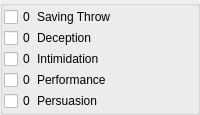
          <widget class="QGroupBox" name="groupBox_9">
           <property name="title">
            <string/>
           </property>
           <layout class="QFormLayout" name="formLayout_5">
            <property name="horizontalSpacing">
             <number>1</number>
            </property>
            <property name="verticalSpacing">
             <number>1</number>
            </property>
            <property name="leftMargin">
             <number>1</number>
            </property>
            <property name="topMargin">
             <number>1</number>
            </property>
            <property name="rightMargin">
             <number>1</number>
            </property>
            <property name="bottomMargin">
             <number>1</number>
            </property>
            <item row="0" column="0">
             <widget class="QCheckBox" name="checkBox_5">
              <property name="sizePolicy">
               <sizepolicy hsizetype="Fixed" vsizetype="Fixed">
                <horstretch>0</horstretch>
                <verstretch>0</verstretch>
               </sizepolicy>
              </property>
              <property name="text">
               <string>0</string>
              </property>
             </widget>
            </item>
            <item row="0" column="1">
             <widget class="QLabel" name="label_29">
              <property name="text">
               <string>Saving Throw</string>
              </property>
             </widget>
            </item>
            <item row="1" column="0">
             <widget class="QCheckBox" name="checkBox_11">
              <property name="sizePolicy">
               <sizepolicy hsizetype="Fixed" vsizetype="Fixed">
                <horstretch>0</horstretch>
                <verstretch>0</verstretch>
               </sizepolicy>
              </property>
              <property name="text">
               <string>0</string>
              </property>
             </widget>
            </item>
            <item row="1" column="1">
             <widget class="QLabel" name="label_35">
              <property name="text">
               <string>Deception</string>
              </property>
             </widget>
            </item>
            <item row="2" column="0">
             <widget class="QCheckBox" name="checkBox_14">
              <property name="sizePolicy">
               <sizepolicy hsizetype="Fixed" vsizetype="Fixed">
                <horstretch>0</horstretch>
                <verstretch>0</verstretch>
               </sizepolicy>
              </property>
              <property name="text">
               <string>0</string>
              </property>
             </widget>
            </item>
            <item row="2" column="1">
             <widget class="QLabel" name="label_45">
              <property name="text">
               <string>Intimidation</string>
              </property>
             </widget>
            </item>
            <item row="3" column="0">
             <widget class="QCheckBox" name="checkBox_19">
              <property name="sizePolicy">
               <sizepolicy hsizetype="Fixed" vsizetype="Fixed">
                <horstretch>0</horstretch>
                <verstretch>0</verstretch>
               </sizepolicy>
              </property>
              <property name="text">
               <string>0</string>
              </property>
             </widget>
            </item>
            <item row="3" column="1">
             <widget class="QLabel" name="label_55">
              <property name="text">
               <string>Performance</string>
              </property>
             </widget>
            </item>
            <item row="4" column="0">
             <widget class="QCheckBox" name="checkBox_20">
              <property name="sizePolicy">
               <sizepolicy hsizetype="Fixed" vsizetype="Fixed">
                <horstretch>0</horstretch>
                <verstretch>0</verstretch>
               </sizepolicy>
              </property>
              <property name="text">
               <string>0</string>
              </property>
             </widget>
            </item>
            <item row="4" column="1">
             <widget class="QLabel" name="label_57">
              <property name="text">
               <string>Persuasion</string>
              </property>
             </widget>
            </item>
           </layout>
          </widget>
